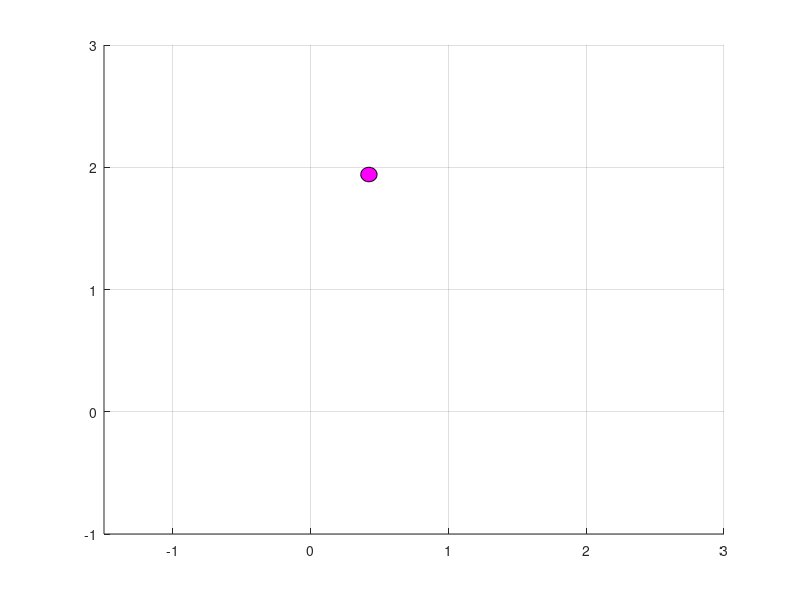

The MATLAB source for this figure: (Note: this script raises an error after producing the figure.)
clc
clear all
close all; clc; clear;
% Define position of arm
theta=0:10:360; %theta is spaced around a circle (0 to 360).
r=0.03; %The radius of our circle.
%Define a circular magenta patch.
x=r*cosd(theta) + 0.075;
y=r*sind(theta) + 1;
% Size figure and draw arms
figure('position', [800, 300, 600, 550]);
myShape2=patch(x,y,'m');
set(myShape2,'Xdata',x,'Ydata',y);
axis([-1.5 3 -1 3]); grid on;
T=0.5; %Delay between images
n = 1;
for theta = pi/2:-pi/90:0,
    if theta >= pi/4;
        theta = theta;
    else
        theta = pi/2 - theta;
    end
    Arot = [sin(theta) cos(theta); -cos(theta) sin(theta)];
    xyRot = Arot * [x; y]; % rotates the points by theta
    xyTrans = xyRot; % translates all points by 0.1
       set(myShape2,'Xdata',(x+xyTrans(1, :)),'Ydata',(y+xyTrans(2, :)));
     t =  text((x(1)+xyTrans(1, n)),(y(1)+xyTrans(2, n)),num2str([(x(1)+xyTrans(1, n)) (y(1)+xyTrans(2, n)) ]),'FontSize',12)
      pause(T); %Wait T seconds
      delete(t)
      n = n+1;
  end